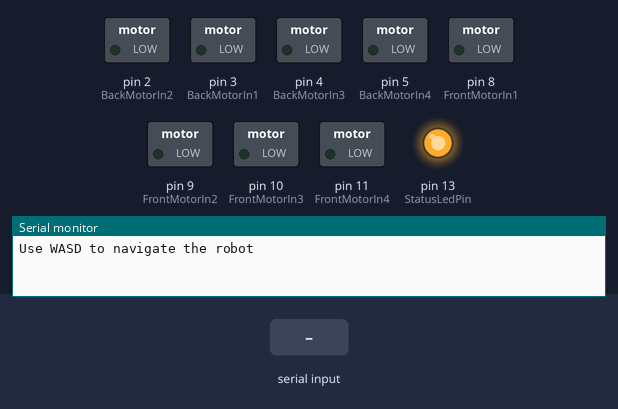
Bench run of a sketch on a simulated Arduino Uno, built with avr-gcc and run on an emulated ATmega328P. On the bench: switched loads named in the sketch (green lamp = pin HIGH), output pins drawn as LEDs (lit = HIGH), the last lines printed to the serial monitor. Inputs (shaded band) come from the test bench.

Above: at 1.2 s.
1.3 s: "w_press\n" received over Serial
At 2.5 s:
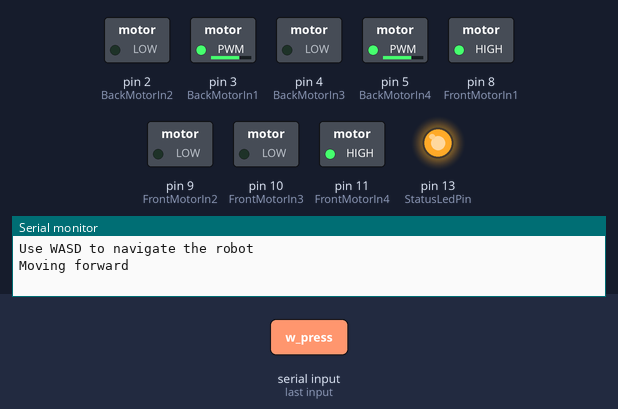
2.8 s: "a_press\n" received over Serial
At 3.8 s:
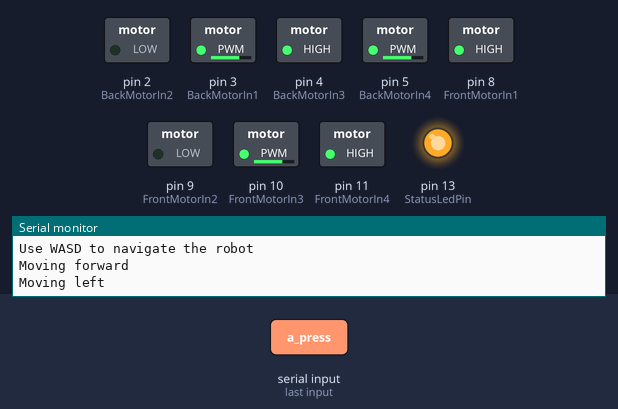
4.3 s: "s_press\n" received over Serial
At 4.9 s:
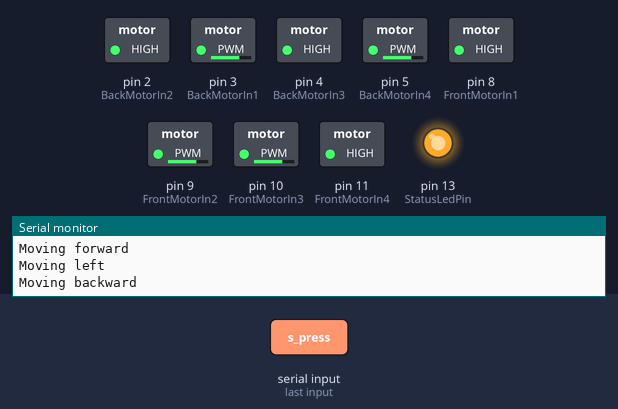
Timing chart, 0 to 7.3 s (numbered marks = the images above; inputs shaded):
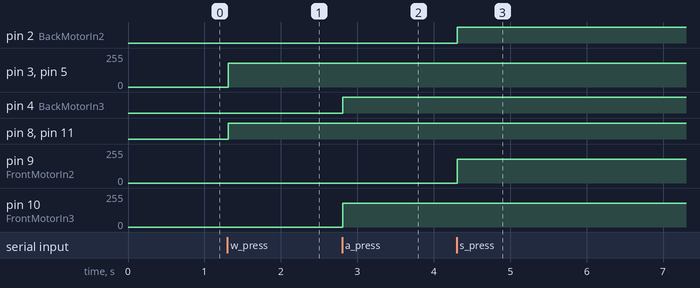

Measured:
- after the input at 1.3 s, pin 3 (BackMotorIn1), pin 5 (BackMotorIn4): 0/255 → 180/255 at once; pin 8 (FrontMotorIn1), pin 11 (FrontMotorIn4): LOW → HIGH at once
- after the input at 2.8 s, pin 4 (BackMotorIn3): LOW → HIGH at once; pin 10 (FrontMotorIn3): 0/255 → 180/255 at once
- after the input at 4.3 s, pin 2 (BackMotorIn2): LOW → HIGH at once; pin 9 (FrontMotorIn2): 0/255 → 180/255 at once

The sketch:

Arduino.ino
```cpp
#include "commands.h"
#include "motors.h"
#include "pins.h"
#include "robot_config.h"

void setup() {
  Serial.begin(SerialBaudRate);
  pinMode(StatusLedPin, OUTPUT);
  digitalWrite(StatusLedPin, HIGH);

  // Initialize motor pins
  motorsInit();

  Serial.println("Use WASD to navigate the robot");
}

void loop() {
  if (Serial.available() > 0) {
    String command = Serial.readStringUntil('\n');
    command.trim();

    handleCommand(command);
  }
}
```

commands.cpp
```cpp
#include <Arduino.h>

#include "commands.h"
#include "motors.h"

void handleCommand(const String &command) {
  if (command == "w_press")
  {
    Serial.println("Moving forward");
    moveForward();
  }
  else if (command == "a_press")
  {
    Serial.println("Moving left");
    moveLeft();
  }
  else if (command == "s_press")
  {
    Serial.println("Moving backward");
    moveBackward();
  }
  else if (command == "d_press")
  {
    Serial.println("Moving right");
    moveRight();
  }
  else
  {
    stopMotors();
  }
}
```

commands.h
```cpp
#ifndef COMMANDS_H
#define COMMANDS_H

#include <Arduino.h>

// Act on one trimmed command line received over serial.
// "w_press", "a_press", "s_press" and "d_press" move the robot;
// any other command (including every "*_release") stops all motors.
void handleCommand(const String &command);

#endif
```

motors.cpp
```cpp
#include <Arduino.h>

#include "motors.h"
#include "pins.h"
#include "robot_config.h"

void motorsInit() {
  pinMode(FrontMotorIn1, OUTPUT);
  pinMode(FrontMotorIn2, OUTPUT);
  pinMode(FrontMotorIn3, OUTPUT);
  pinMode(FrontMotorIn4, OUTPUT);
  pinMode(BackMotorIn1, OUTPUT);
  pinMode(BackMotorIn2, OUTPUT);
  pinMode(BackMotorIn3, OUTPUT);
  pinMode(BackMotorIn4, OUTPUT);
}

void moveForward() {
  digitalWrite(FrontMotorIn1, HIGH);
  digitalWrite(FrontMotorIn4, HIGH);
  analogWrite(BackMotorIn1, MotorSpeed);
  analogWrite(BackMotorIn4, MotorSpeed);
}

void moveLeft() {
  digitalWrite(FrontMotorIn1, HIGH);
  analogWrite(FrontMotorIn3, MotorSpeed);
  analogWrite(BackMotorIn1, MotorSpeed);
  digitalWrite(BackMotorIn3, HIGH);
}

void moveBackward() {
  analogWrite(FrontMotorIn2, MotorSpeed);
  analogWrite(FrontMotorIn3, MotorSpeed);
  digitalWrite(BackMotorIn2, HIGH);
  digitalWrite(BackMotorIn3, HIGH);
}

void moveRight() {
  analogWrite(FrontMotorIn2, MotorSpeed);
  digitalWrite(FrontMotorIn4, HIGH);
  digitalWrite(BackMotorIn2, HIGH);
  analogWrite(BackMotorIn4, MotorSpeed);
}

void stopMotors() {
  digitalWrite(FrontMotorIn1, LOW);
  digitalWrite(FrontMotorIn2, LOW);
  digitalWrite(FrontMotorIn3, LOW);
  digitalWrite(FrontMotorIn4, LOW);
  digitalWrite(BackMotorIn1, LOW);
  digitalWrite(BackMotorIn2, LOW);
  digitalWrite(BackMotorIn3, LOW);
  digitalWrite(BackMotorIn4, LOW);
}
```

motors.h
```cpp
#ifndef MOTORS_H
#define MOTORS_H

// Set all motor driver pins to OUTPUT
void motorsInit();

void moveForward();
void moveLeft();
void moveBackward();
void moveRight();

// Drive every motor pin LOW
void stopMotors();

#endif
```

pins.h
```cpp
#ifndef PINS_H
#define PINS_H

// Front motor driver inputs
#define FrontMotorIn1 8
#define FrontMotorIn2 9 //PWM pin
#define FrontMotorIn3 10 //PWM Pin
#define FrontMotorIn4 11 //PWM Pin

// Back motor driver inputs
#define BackMotorIn1 3 //PWM Pin
#define BackMotorIn2 2
#define BackMotorIn3 4
#define BackMotorIn4 5 //PWM Pin

// Built-in LED, switched on at startup
#define StatusLedPin 13

#endif
```

robot_config.h
```cpp
#ifndef ROBOT_CONFIG_H
#define ROBOT_CONFIG_H

// Must match BAUD_RATE in controller/config.py
#define SerialBaudRate 9600

// PWM duty cycle (0-255) used on the PWM-driven motor inputs
#define MotorSpeed 180

#endif
```
